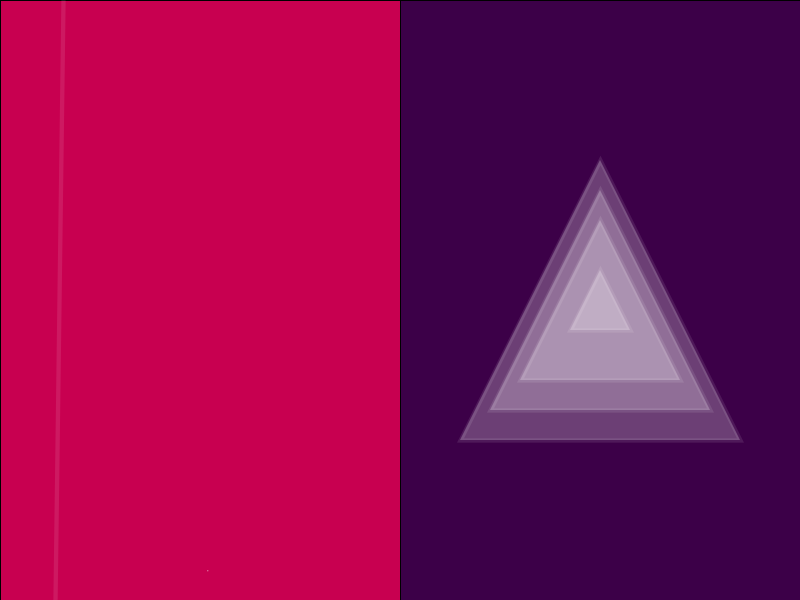
Frame 1 (no input)
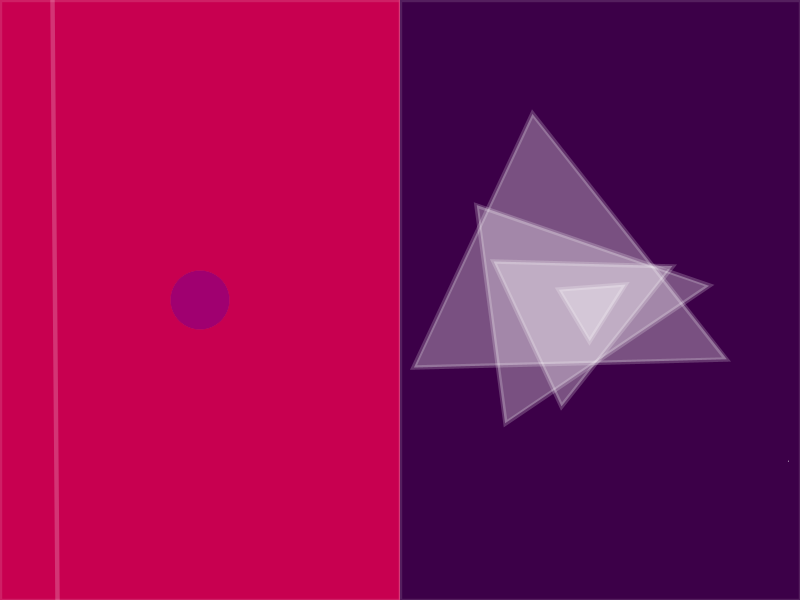
Frame 60 (the mouse pressed at the canvas centre just before this capture)
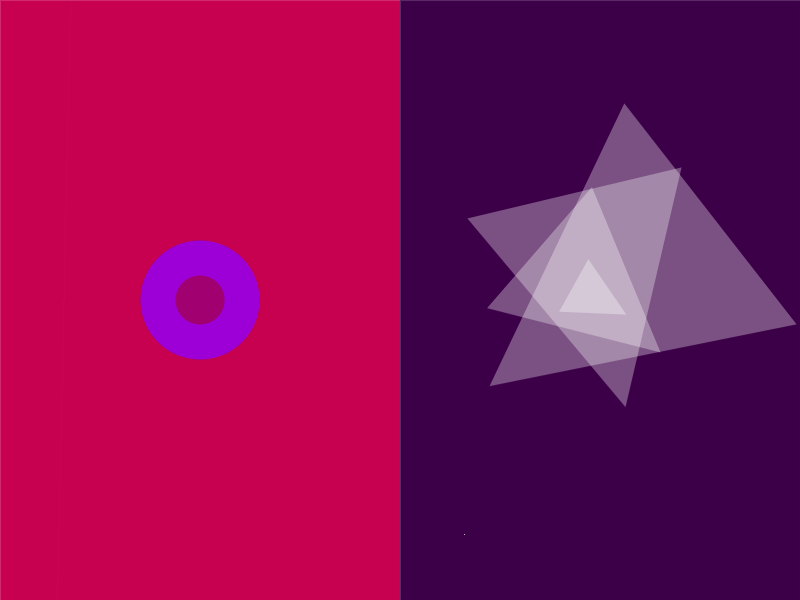
Frame 120 (the mouse held since frame 60 and released just before this capture)

The Processing sketch that drew these frames (run headless with seeded random() and noise(); from frame 60 on, the mouse is pressed at the canvas centre):

// Processing sketch: processing_145002
// ── processing_145002.pde

//int cantidad= int (random (3,no));
int cont;
int tamano;
int tam;
int angulo;
int cantidad= 20;
int sz;
int contador;
int alpha;
void setup() {
  background(190);
  noCursor();
  background(255);
  size(800, 600);
  smooth();
}
void draw() {
  circulos();
  triangulo();
}
void circulos () {
  int tam=int (random (1, 2));
  fill(200, 0, 80);
  rectMode(CENTER);
  rect(200, height/2, 400, height);
  fill(60, 0, 72);
  rectMode(CENTER);
  rect(600, height/2, 400, height);  
  noStroke();
  fill(255, 255, 255);
  ellipse(random(width), random(height), tam, tam);
  alpha=1255;
  int tamano= int (random(200, 300));
  fill(105, 0, 60, alpha);
  ellipse(200, height/2, contador%tamano, contador%tamano);
  fill(105, 0, 60, alpha);
  ellipse(200, height/2, contador%400, contador%400);
  fill(237, 0, 119, alpha);
  ellipse(200, height/2, contador%300, contador%300);
  fill(156, 0, 214, alpha);
  ellipse(200, height/2, contador%tamano, contador%tamano);
  fill(255, 33, 13, alpha);
  ellipse(200, height/2, contador%100, contador%100);
  fill(160, 0, 112, alpha);
  ellipse(200, height/2, contador%70, contador%70);
  contador++;
  //lineafilm
  strokeWeight(random(5));
  stroke(255, random(10, 60));
  line(random(50, 80), 0, random(50, 60), height);
}
void triangulo () {
  pushMatrix();
  translate(600, height/2);
  rotate(radians(angulo));
  fill(255, random(50, 90));
  triangle(-30, 30, 30, 30, 0, -30); 
  rotate(radians(angulo*0.1));
  triangle(-80, 80, 80, 80, 0, -80); 
  rotate(radians(angulo*0.3));
  triangle(-110, 110, 110, 110, 0, -110);
  rotate(radians(angulo*0.55));
  triangle(-140, 140, 140, 140, 0, -140);
  popMatrix();
  angulo++;
}
